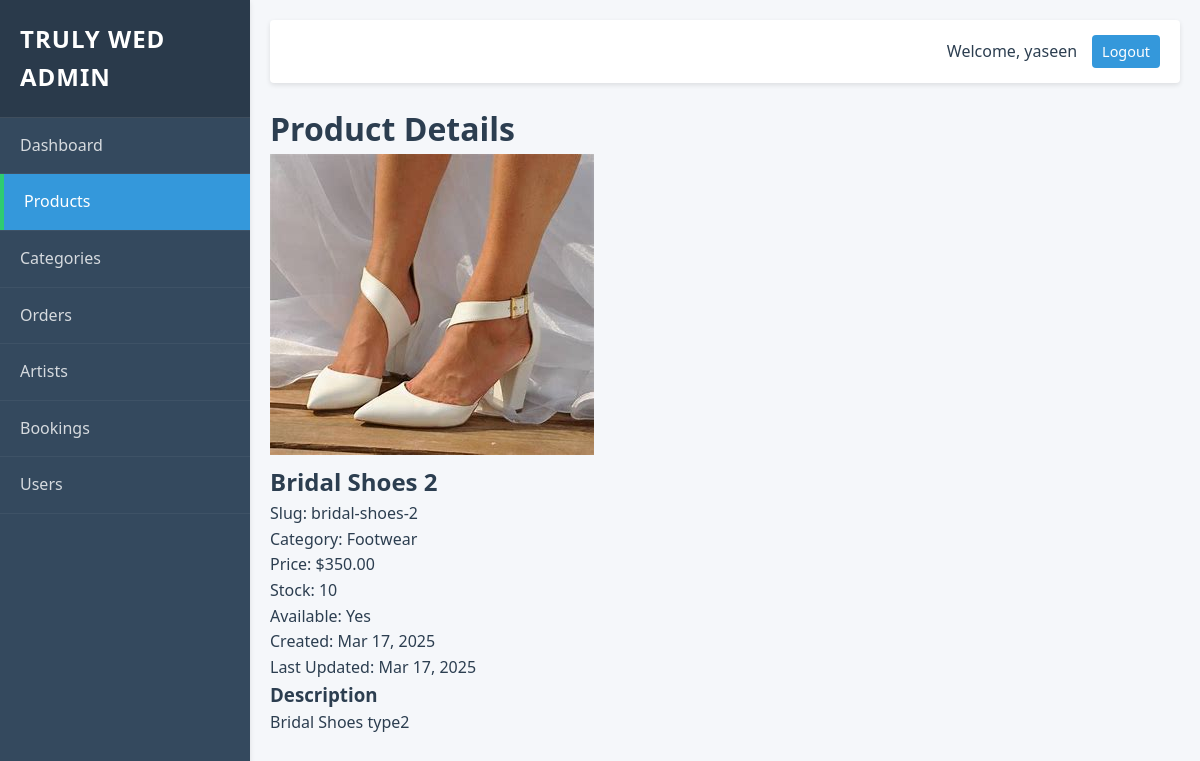
The app's page /admin_dashboard/products/3/ (signed in) with its own data.
### shop/models.py (models this page shows, shortened)
class Product(models.Model):
    category = models.ForeignKey(Category, related_name='products', on_delete=models.CASCADE)
    name = models.CharField(max_length=200)
    slug = models.SlugField(unique=True)
    image = models.ImageField(upload_to='products/', blank=True)
    description = models.TextField()
    price = models.DecimalField(max_digits=10, decimal_places=2)
    stock = models.PositiveIntegerField()
    available = models.BooleanField(default=True)
    created = models.DateTimeField(auto_now_add=True)
    updated = models.DateTimeField(auto_now=True)
    class Meta:
        ordering = ('name',)

class Category(models.Model):
    name = models.CharField(max_length=100)
    slug = models.SlugField(unique=True)
    class Meta:
        verbose_name_plural = 'Categories'

### admin_dashboard/views.py (the view)
# urls.py: path('products/<int:product_id>/', views.product_detail, name='product_detail'),
@user_passes_test(is_admin)
def product_detail(request, product_id):
    product = get_object_or_404(Product, id=product_id)
    return render(request, 'admin_dashboard/detail.html', {'product': product})

### admin_dashboard/views.py (called while the page is built)
def is_admin(user):
    return user.is_authenticated and user.is_staff

### admin_dashboard/templates/admin_dashboard/detail.html (shortened to what this page needs)
{% extends "admin_dashboard/base.html" %}
{% block content %}
<div class="product-detail">
    <div class="page-header">
        <h1>Product Details</h1>
    </div>
    <div class="detail-content">
        <div class="detail-image">
            {% if product.image %}
                <img src="{{ product.image.url }}" alt="{{ product.name }}">
            {% else %}
                <div class="no-image">No Image Available</div>
            {% endif %}
        </div>
        <div class="detail-info">
            <h2>{{ product.name }}</h2>
            <p class="detail-slug">Slug: {{ product.slug }}</p>
            <div class="detail-meta">
                <div class="meta-item">
                    <span class="meta-label">Category:</span>
                    <span class="meta-value">{{ product.category.name }}</span>
                </div>
                <div class="meta-item">
                    <span class="meta-label">Price:</span>
                    <span class="meta-value">${{ product.price|floatformat:2 }}</span>
                </div>
                <div class="meta-item">
                    <span class="meta-label">Stock:</span>
                    <span class="meta-value">{{ product.stock }}</span>
                </div>
                <div class="meta-item">
                    <span class="meta-label">Available:</span>
                    <span class="meta-value {% if product.available %}available{% else %}unavailable{% endif %}">
                        {% if product.available %}Yes{% else %}No{% endif %}
                    </span>
                </div>
                <div class="meta-item">
                    <span class="meta-label">Created:</span>
                    <span class="meta-value">{{ product.created|date:"M d, Y" }}</span>
                </div>
                <div class="meta-item">
                    <span class="meta-label">Last Updated:</span>
                    <span class="meta-value">{{ product.updated|date:"M d, Y" }}</span>
                </div>
            </div>
            <div class="detail-description">
                <h3>Description</h3>
                <div class="description-content">{{ product.description|linebreaks }}</div>
            </div>
        </div>
    </div>
</div>
{% endblock %}

### admin_dashboard/templates/admin_dashboard/base.html (shortened to what this page needs)
<!DOCTYPE html>
{% load static%}
<html lang="en">
<head>
    <link rel="stylesheet" href="{% static 'admin_dashboard/css/styles.css' %}">
</head>
<body>
    <div class="admin-container">
        <aside class="sidebar">
            <div class="sidebar-header">
                <h1> Truly Wed Admin</h1>
            </div>
            <nav class="sidebar-nav">
                <ul>
                    <li>
                        <a href="{% url 'admin_dashboard:admin_dashboard' %}"
                           class="{% if request.resolver_match.url_name == 'admin_dashboard' %}active{% endif %}">
                            Dashboard
                        </a>
                    </li>
                    <li>
                        <a href="{% url 'admin_dashboard:product_list' %}"
                           class="{% if 'product' in request.resolver_match.url_name %}active{% endif %}">
                            Products
                        </a>
                    </li>
                    <li>
                        <a href="{% url 'admin_dashboard:category_list' %}"
                           class="{% if 'category' in request.resolver_match.url_name %}active{% endif %}">
                            Categories
                        </a>
                    </li>
                    <li>
                        <a href="{% url 'admin_dashboard:order_list' %}"
                           class="{% if 'order' in request.resolver_match.url_name %}active{% endif %}">
                            Orders
                        </a>
                    </li>
                    <li>
                        <a href="{% url 'admin_dashboard:artist_list' %}"
                           class="{% if 'artist' in request.resolver_match.url_name %}active{% endif %}">
                            Artists
                        </a>
                    </li>
                    <li>
                        <a href="{% url 'admin_dashboard:booking_list' %}"
                           class="{% if 'booking' in request.resolver_match.url_name %}active{% endif %}">
                            Bookings
                        </a>
                    </li>
                    <li>
                        <a href="{% url 'admin_dashboard:user_list' %}"
                           class="{% if 'user' in request.resolver_match.url_name %}active{% endif %}">
                            Users
                        </a>
                    </li>
                </ul>
            </nav>
        </aside>
        <main class="main-content">
            <header class="main-header">
                <div class="user-info">
                    <span>Welcome, {{ request.user.get_full_name|default:request.user.username }}</span>
                    <a href="{% url 'admin_dashboard:logout' %}" class="btn btn-sm">Logout</a>
                </div>
            </header>
            {% block content %}{% endblock %}
        </main>
    </div>
</body>
</html>

### admin_dashboard/static/admin_dashboard/css/styles.css (style rules this page uses)
* { margin: 0; padding: 0; box-sizing: border-box; }
:root { --primary-color: #3498db; --primary-dark: #2980b9; --accent-color: #2ecc71; --dark-color: #34495e; --light-color: #ecf0f1; --danger-color: #e74c3c; --warning-color: #f39c12; --success-color: #27ae60; --info-color: #3498db; --text-color: #2c3e50; --border-radius: 4px; --shadow: 0 2px 5px rgba(0, 0, 0, 0.1); --transition: all 0.3s ease; }
body { font-family: 'Segoe UI', Tahoma, Geneva, Verdana, sans-serif; line-height: 1.6; color: var(--text-color); background-color: #f5f7fa; min-height: 100vh; }
.admin-container { display: flex; min-height: 100vh; }
.sidebar { width: 250px; background-color: var(--dark-color); color: white; box-shadow: var(--shadow); transition: var(--transition); position: fixed; height: 100vh; overflow-y: auto; z-index: 1000; }
.sidebar-header { padding: 20px; background-color: rgba(0, 0, 0, 0.2); border-bottom: 1px solid rgba(255, 255, 255, 0.1); }
.sidebar-header h1 { font-size: 1.5rem; font-weight: 600; text-transform: uppercase; letter-spacing: 1px; }
.sidebar-nav ul { list-style: none; }
.sidebar-nav li { border-bottom: 1px solid rgba(255, 255, 255, 0.05); }
.sidebar-nav a { display: block; padding: 15px 20px; color: rgba(255, 255, 255, 0.8); text-decoration: none; transition: var(--transition); }
.sidebar-nav a.active { background-color: var(--primary-color); color: white; border-left: 4px solid var(--accent-color); }
.main-content { flex: 1; margin-left: 250px; padding: 20px; transition: var(--transition); }
.main-header { background-color: white; padding: 15px 20px; box-shadow: var(--shadow); margin-bottom: 20px; border-radius: var(--border-radius); display: flex; justify-content: flex-end; align-items: center; }
.user-info { display: flex; align-items: center; gap: 15px; }
.user-info span { font-weight: 500; }
.btn { display: inline-block; padding: 8px 15px; background-color: var(--primary-color); color: white; border: none; border-radius: var(--border-radius); cursor: pointer; text-decoration: none; transition: var(--transition); }
.btn-sm { padding: 5px 10px; font-size: 0.9rem; }

### records on screen
Product: image (picture), name "Bridal Shoes 2", slug "bridal-shoes-2", category.name "Footwear", price "350.00", stock "10", created "Mar 17, 2025", updated "Mar 17, 2025", description "Bridal Shoes type2"

### other values on screen
{{ request.user.get_full_name|default:request.user.username }} "yaseen"
